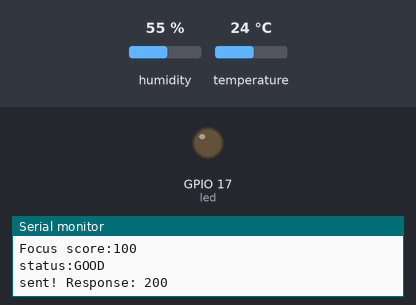
A sketch run on a simulated ESP32. Shown: output pins drawn as LEDs (lit = HIGH), the last lines printed to the serial monitor. Inputs (shaded band) come from the test bench; at power-on: temperature 24 °C, humidity 55 %. WiFi joins after 1.5 s; servers stay silent unless stated; web services answer with replies made up by the test bench.

Above: at 2.7 s.
2.8 s: temperature set to 29.3 °C
16.8 s: temperature set to 30.9 °C
At 32.4 s:
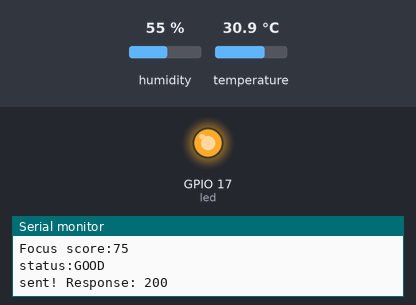
39.6 s: temperature set to 12 °C
At 48.0 s:
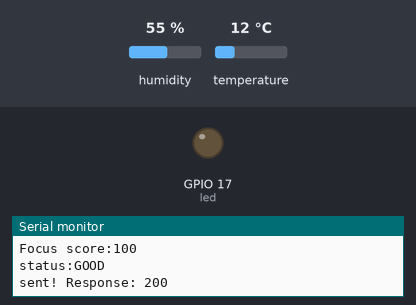
51.0 s: temperature set to 33 °C
At 63.6 s:
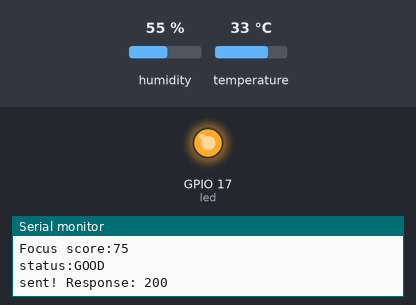
Timing chart, 0 to 64.8 s (numbered marks = the images above; inputs shaded):
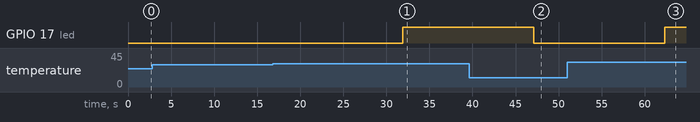

The sketch:

sketch.ino
```cpp
#include<WiFi.h>
#include <DHTesp.h>
#include <HTTPClient.h>
#define led 17
const char* ssid = "Wokwi-GUEST";
const char* password = "";
String apiKey = "MJLA4YVV0WFI5P3Q";
DHTesp dht;
void setup(){
  pinMode(led, OUTPUT);
  Serial.begin(115200);
  WiFi.begin(ssid,password);
  Serial.println("connecting");
  while(WiFi.status() != WL_CONNECTED){
    delay(500);
    Serial.print(".");
  }
  Serial.println("\nconnected");
  dht.setup(15, DHTesp::DHT22);

}
void loop(){
  if(WiFi.status()==WL_CONNECTED){
    TempAndHumidity data = dht.getTempAndHumidity();

  if(data.temperature>30){
    digitalWrite(led, HIGH);}
    else{
      digitalWrite(led, LOW);
    }
    Serial.print("Temp: ");
    Serial.print(data.temperature);
    Serial.print(" | Hum: ");
    Serial.println(data.humidity);

    int score = 100;
    String status;
    if(data.temperature>25) score-=25;
    if(data.humidity>70) score-=20;

    if(score>70) status="GOOD";
    else if(score>40) status="Modarate";
    else status = "poor";
    Serial.print("Focus score:");
    Serial.println(score);
    Serial.print("status:");
    Serial.println(status);

    HTTPClient http;
    String url = "http://api.thingspeak.com/update?api_key=" +apiKey +
                 "&field1=" + String(data.temperature) + "&field2="+
                 String(data.humidity) + "&field3=" +
                 String(score) + "&field4=" + String(status);
    http.begin(url);
    int httpResponseCode=http.GET();
    Serial.print("sent! Response: ");
    Serial.println(httpResponseCode);
    http.end();
  }
  delay(15000);
}
```

Measured:
- the behaviour switches between 30 and 30.1 °C on temperature (found by bisection; images 0 and 1)
- after the input at 16.8 s, GPIO 17 (led): LOW → HIGH after 15.1 s
- after the input at 39.6 s, GPIO 17 (led): HIGH → LOW after 7.5 s
- after the input at 51.0 s, GPIO 17 (led): LOW → HIGH after 11.4 s
